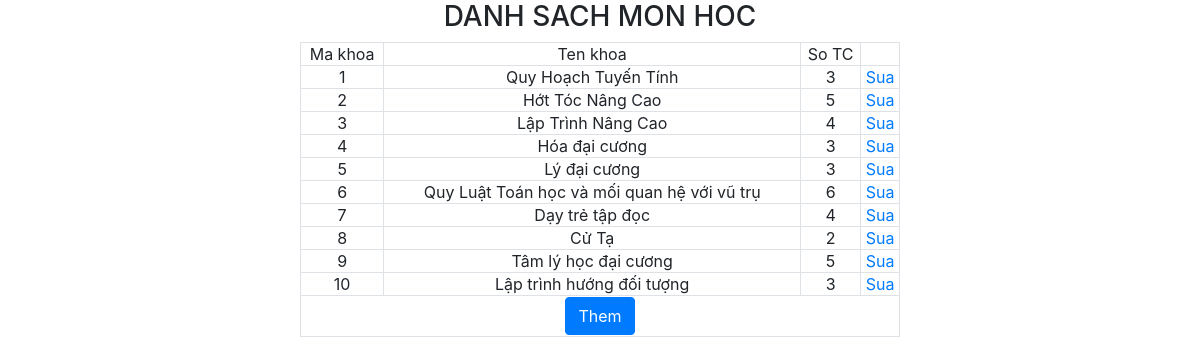
/monhoc.php, run on an earlier commit of the app's database.
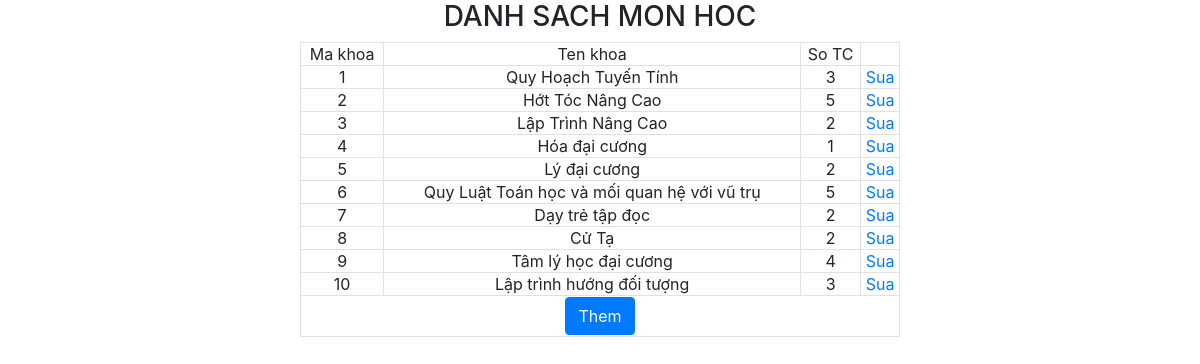
And on a later commit of the database.
### tables this page shows
CREATE TABLE `monhoc` (
  `MaMH` int(11) NOT NULL,
  `TenMH` varchar(200) NOT NULL,
  `SoTC` int(11) NOT NULL
);

### DataProvider.php (called while the page is built, shortened)
<?php
class DataProvider
{
	public static function ExecuteQuery($sql)
	{
        $host="localhost";
        $user="root";
        $password="";
		$database="qlsv";
		try{
			$connection = mysqli_connect($host,$user,$password,$database);
			mysqli_query($connection, "set names 'utf8'");
			$result = mysqli_query($connection, $sql);
			return $result;
		}catch(Exception $ex)
		{
            echo "lỗi";
			return null;
		}
	}
}
?>

### monhoc.php (the view, shortened to what this page needs)
<html>
<?php
include_once('DataProvider.php');
?>
<head>
<link rel="stylesheet" href="https://maxcdn.bootstrapcdn.com/bootstrap/4.4.1/css/bootstrap.min.css">
<link rel="stylesheet" type="text/css" href="//cdn.jsdelivr.net/npm/slick-carousel@1.8.1/slick/slick.css" />
<link rel="stylesheet" type="text/css" href="//cdn.jsdelivr.net/npm/slick-carousel@1.8.1/slick/slick-theme.css" />
</head>
<body>
<h3 class="text-center">DANH SACH MON HOC</h3>
    <table class="table-bordered text-center" style="margin:0 auto;width:50%">
        <tr>
            <td>Ma khoa</td>
            <td>Ten khoa</td>
            <td>So TC</td>
            <td></td>
        </tr>
        <?php
        $qr="select * from monhoc";
        $result=DataProvider::ExecuteQuery($qr);
        while($row=mysqli_fetch_array($result)){
        ?>
        <tr style="margin:20px !important">
            <td><?php echo $row['MaMH'] ?></td>
            <td><?php echo $row['TenMH'] ?></td>
            <td><?php echo $row['SoTC'] ?></td>
            <td><a href="suamonhoc.php?MaMH=<?php echo $row['MaMH'] ?>" >Sua</a></td>
        </tr>
        <?php
        }
        ?>
        <tr>
        <td colspan="4"><a href="themmonhoc.php" class="btn btn-primary">Them</a></td>
        </tr>
    </table>
</body>
</html>

What changed in the data, as far as the page shows it:
changed monhoc "Lập Trình Nâng Cao": SoTC "4" → "2"
changed monhoc "Hóa đại cương": SoTC "3" → "1"
changed monhoc "Lý đại cương": SoTC "3" → "2"
changed monhoc "Quy Luật Toán học và mối quan hệ với vũ trụ": SoTC "6" → "5"
changed monhoc "Dạy trẻ tập đọc": SoTC "4" → "2"
changed monhoc "Tâm lý học đại cương": SoTC "5" → "4"
